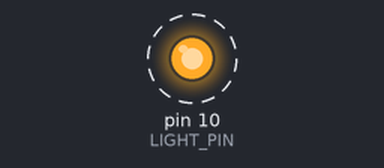
Simulated run of this sketch. Board: Arduino Uno, built with avr-gcc and run on an emulated ATmega328P. On the bench: output pins drawn as LEDs (lit = HIGH). Dashed ring = blinking.

Above: at 0.5 s.
Timing chart, 0 to 4.6 s (numbered marks = the images above):
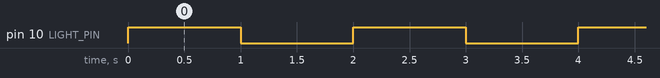

The sketch:

Light.ino
```cpp
#define LIGHT_PIN 10

void setup() {
	pinMode(LIGHT_PIN, OUTPUT);
}

void loop() {
    // Turn on the light
	digitalWrite(LIGHT_PIN, HIGH);
	delay(1000); // delay
    // Turn off the light
	digitalWrite(LIGHT_PIN, LOW);
	delay(1000); // delay
}
```

Measured:
- by itself, pin 10 (LIGHT_PIN): alternates HIGH for 1.0 s and LOW for 1.0 s
